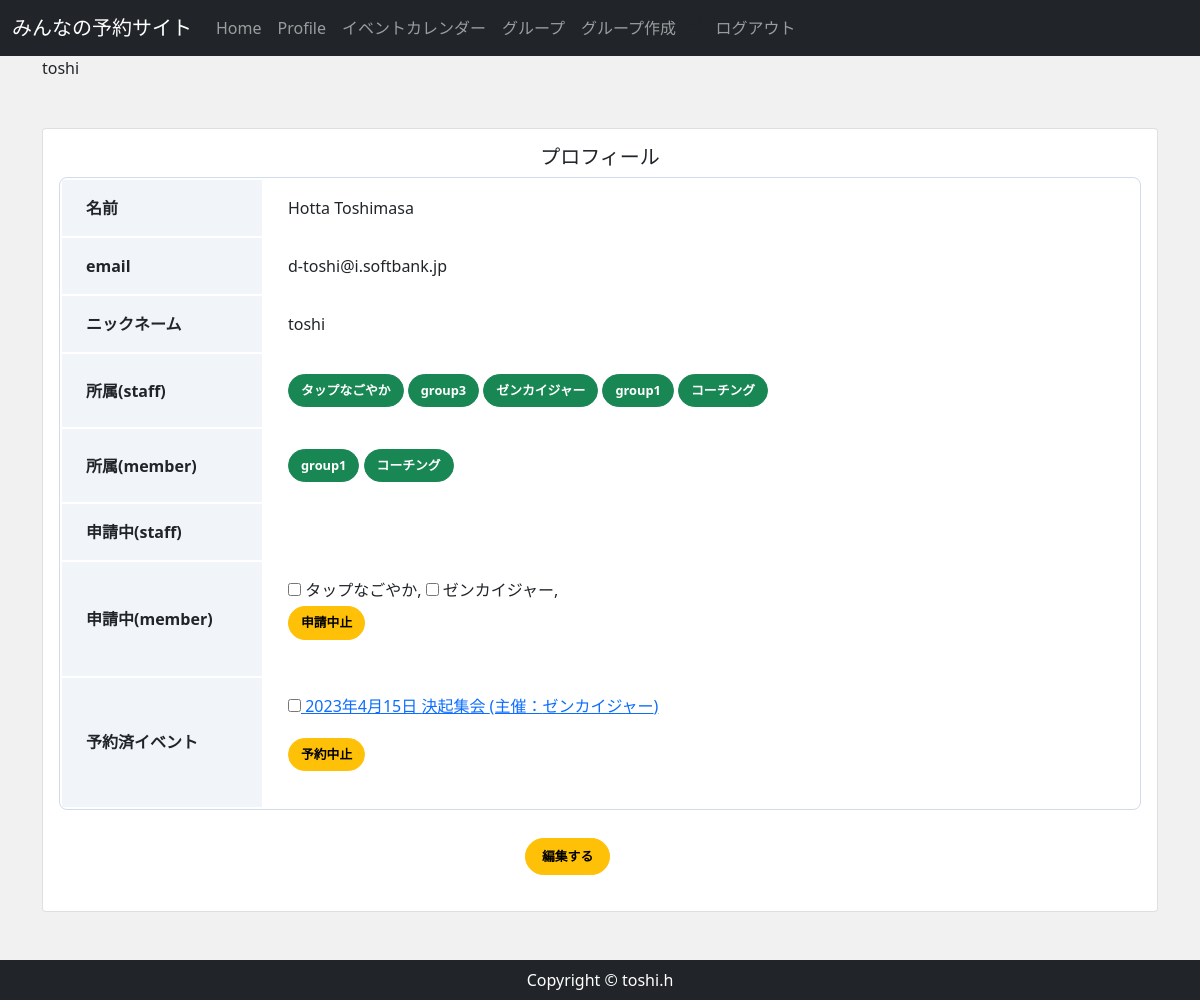
Before: /accounts/profile/1/ (signed in) with the older database file.
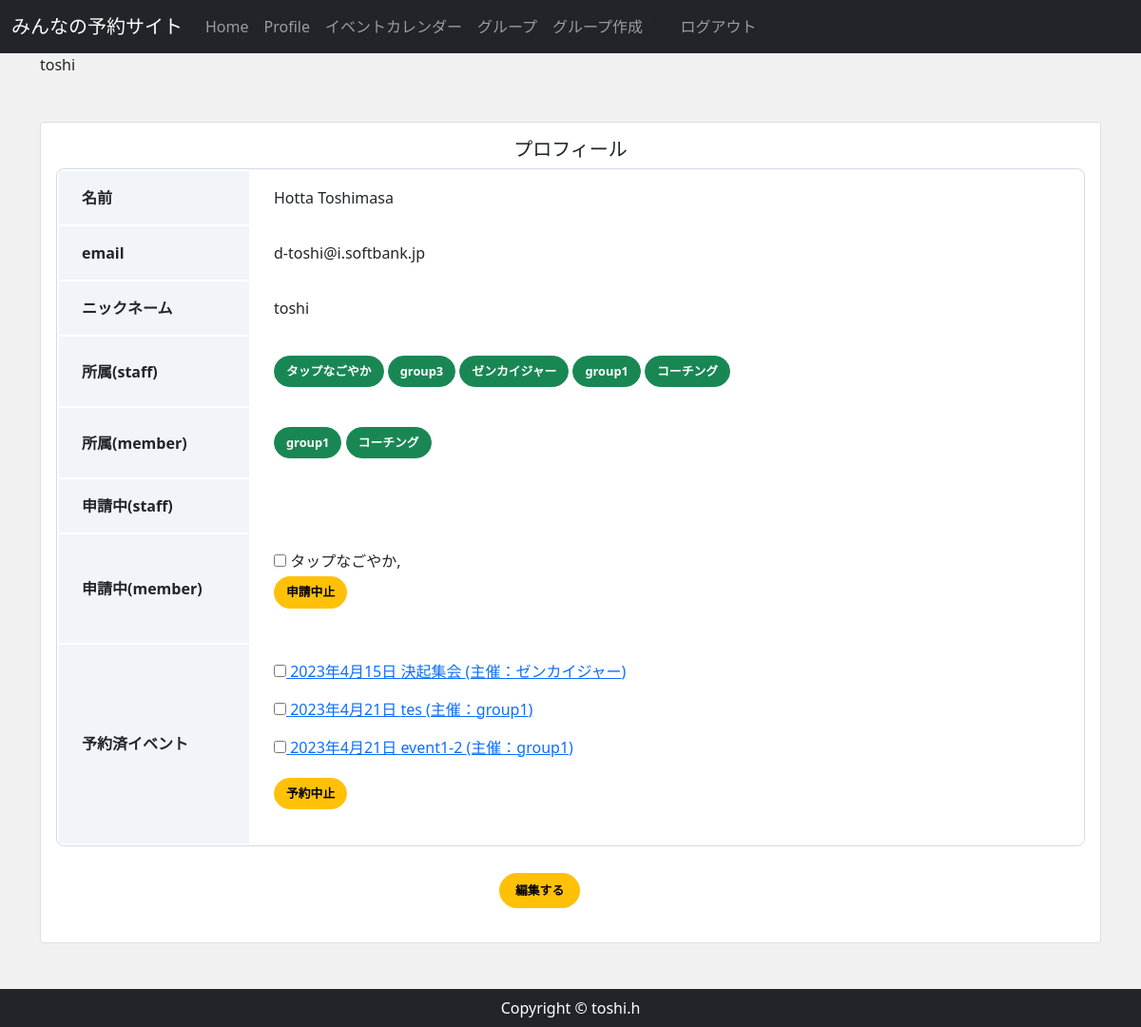
After: the same page with the newer database file.
### accounts/models.py (models this page shows, shortened)
class CustomUser(AbstractBaseUser, PermissionsMixin):
    email = models.EmailField(
        verbose_name='email',
        max_length=255,
        unique=True,
        )
    first_name = models.CharField('名', max_length=150)
    last_name = models.CharField('姓', max_length=150)
    nickname = models.CharField('ニックネーム', max_length=150,  null=True, blank=True)
    active = models.BooleanField(default=True)
    staff = models.BooleanField(default=False) #staffかどうか
    admin = models.BooleanField(default=False)
    objects = UserManager()
    EMAIL_FIELD = 'email'
    USERNAME_FIELD = 'email'
    REQUIRED_FIELDS = []
    def __str__(self):
        return self.email
    @property
    def is_active(self):
        return self.active
    class Meta(AbstractBaseUser.Meta):
        db_table = 'custom_user'

### reservation/models.py (models this page shows)
class ApprovedStaff(models.Model):
    staff = models.ForeignKey(CustomUser,  on_delete=models.CASCADE,)
    group = models.ForeignKey(Group,  on_delete=models.CASCADE, )
    approved = models.BooleanField(default=False)
    class Meta:
        constraints = [
            models.UniqueConstraint(
                fields=["staff", "group"],
                name = "approved_staff_unique",
            ),
        ]

class Group(models.Model):
    group_name = models.CharField(max_length=150)
    group_detail = models.TextField()
    group_owner = models.ForeignKey(
        CustomUser,
        unique=False,
        db_index=True,
        related_name='owner',
        on_delete=models.CASCADE
    )
    def __str__(self):
        return self.group_name

class ApprovedMember(models.Model):
    member = models.ForeignKey(CustomUser,  on_delete=models.CASCADE)
    group = models.ForeignKey(Group,  on_delete=models.CASCADE)
    approved = models.BooleanField(default=False)
    class Meta:
        constraints = [
            models.UniqueConstraint(
                fields=["member", "group"],
                name = "approved_member_unique"
            ),
        ]

class ApplyingMember(models.Model):
    member = models.ForeignKey(CustomUser, on_delete=models.CASCADE, )
    group = models.ForeignKey(Group, on_delete=models.CASCADE,)
    applying = models.BooleanField(default=False)
    class Meta:
        constraints = [
            models.UniqueConstraint(
                fields=["member", "group"],
                name = "appliyng_member_unique"
            ),
        ]

class Join(models.Model):
    join_name = models.ForeignKey(CustomUser, on_delete=models.CASCADE)
    join_event = models.ForeignKey(Event, on_delete=models.CASCADE)
    join = models.BooleanField(default=False)
    class Meta:
        constraints = [
            models.UniqueConstraint(
                fields=["join_name","join_event"],
                name = "join_unique"
            ),
        ]

class Event(models.Model):
    event_title = models.CharField(max_length=150)
    event_detail = models.TextField()
    group = models.ForeignKey(Group,  on_delete=models.CASCADE, related_name="group_event")
    event_date = models.DateField()
    start_time = models.TimeField()
    end_time = models.TimeField()
    def __str__(self):
        return self.event_title

### accounts/views.py (the view, shortened to what this page needs)
# urls.py: path('profile/<int:pk>/', views.ProfileView.as_view(), name='profile'),
class ProfileView(OnlyYouMixin, DetailView):
    model = CustomUser
    template_name = 'account/userprofile.html'
    def get(self, request, *args, **kwargs):
        user_data = CustomUser.objects.get(email=self.request.user)
        group_data_m = ApprovedMember.objects.filter(member=user_data, approved=True)
        group_data_s = ApprovedStaff.objects.filter(staff=user_data, approved=True)
        event_join=Join.objects.filter(join_name=self.request.user, join=True).order_by('join_event__event_date', 'join_event__start_time')
        return render(request, self.template_name,{
            'group_data_m':group_data_m,
            'group_data_s':group_data_s,
            'user_data':user_data,
            'event_join':event_join,
        })

### accounts/views.py (called while the page is built)
    def test_func(self):
        user = self.request.user
        return user.pk == self.kwargs['pk']

### accounts/templates/account/userprofile.html (shortened to what this page needs)
{% extends 'reservation/base.html' %}
{% block content %}
    <div class="card  my-5 mx-auto">
        <div class="card-body">
        <div class="carl-body">
            <h5 class="card-title text-center">プロフィール</h5>
            <table class="profile_table mb-4 ">
                <tbody>
                    <tr>
                        <th class="header">名前</th>
                        <td class="data">{{ user.last_name }} {{ user.first_name }} </td>
                    </tr>
                    <tr>
                        <th class="header">email</th>
                        <td class="data">{{ user.email }}</td>
                    </tr>
                    <tr>
                        <th class="header">ニックネーム</th>
                        <td class="data">{{ user.nickname }}</td>
                    </tr>
                    <tr>
                        <th class="header">所属(staff)</th>
                        <td class="data">
                        {% for group_s in group_data_s %}
                        <a href="{% url 'group_detail_cal' group_s.group.pk  %} " class="btn btn-success my-1">{{ group_s.group }}</a>
                        {% endfor %}
                        </td>
                    </tr>
                    <tr>
                        <th class="header">所属(member)</th>
                        <td class="data">
                        {% for group_m in group_data_m %}
                        <a href="{% url 'group_detail_cal' group_m.group.pk  %} " class="btn btn-success my-1">{{ group_m.group }}</a>
                        {% endfor %}
                        </td>
                    </tr>
                    <tr>
                        <th class="header">申請中(staff)</th>
                        <td class="data">
                        </td>
                    </tr>
                    <tr>
                        <th class="header">申請中(member)</th>
                        <td class="data">
                        <form action="" method="POST">
                        {% for applying_m in user.applyingmember_set.all %}
                        <label><input type="checkbox" name="applying_m_group" value="{{ applying_m.pk }}">
                        {{ applying_m.group }}</label>,
                        {% endfor %}
                        {% if user.applyingmember_set.all %}
                        <p><input type="submit" value="申請中止" class="btn btn-warning my-1"></p>
                        {% endif %}
                        </form>
                        </td>
                    </tr>
                    <tr>
                        <th class="header">予約済イベント</th>
                        <td class="data">
                        <form action="" method="POST">
                        {% for event in event_join %}
                            <p>
                            <label><input type="checkbox" name="event_join" value="{{ event.pk }}"><a href="{% url 'event_detail' event.join_event.pk %}">
                            {{event.join_event.event_date}} {{ event.join_event }} (主催：{{ event.join_event.group }})</a></label>
                            </p>
                        {% endfor %}
                        {% if user.join_set.all %}
                        <p><input type="submit" value="予約中止" class="btn btn-warning my-1"></p>
                        {% endif %}
                        </form>
                        </td>
                    </tr>
                </tbody>
            </table>
            <div class="button my-3 mx-auto">
                <a href="{% url 'userprofile_form' user.pk %}" class="btn btn-lg btn-warning btn-block my-1">編集する</a>
            </div>
        </div>
    </div>
    </div>
{% endblock %}

### reservation/templates/reservation/base.html (shortened to what this page needs)
{% load static %}
<!DOCTYPE html>
<html lang="ja">
<head>
    <link href="https://cdn.jsdelivr.net/npm/bootstrap@5.0.2/dist/css/bootstrap.min.css" rel="stylesheet">
    <link rel="stylesheet" href="{% static 'css/rsv_style.css' %}">
<nav class="navbar navbar-expand-lg bg-body-tertiary navbar-dark bg-dark" >
    <div class="container-fluid">
    <a class="navbar-brand" href="{% url 'home' %}">
    みんなの予約サイト
    </a>
    <div class="collapse navbar-collapse" id="navbarSupportedContent">
        <ul class="navbar-nav ml-auto">
        <li class="nav-item">
            <a class="nav-link" href="{% url 'home' %}">Home </a>
        </li>
        {% if user.is_authenticated %}
            <li class="nav-item">
                <a class="nav-link" href="{% url 'userprofile' user.pk %}">Profile</a>
            </li>
            <li class="nav-item">
                <a class="nav-link" href="{% url 'gp_event_cal' %}">イベントカレンダー </a>
            </li>
            <li class="nav-item">
                <a class="nav-link" href="{% url 'group' %}">グループ </a>
            </li>
            <li class="nav-item">
                <a class="nav-link" href="{% url 'group_new' %}">グループ作成 </a>
            </li>
            <li>
            <p>\t\t</p>
            </li>
            <li class="nav-item">
                <a class="nav-link" href="{% url 'account_logout' %}">ログアウト </a>
            </li>
        {% endif %}
        </ul>
    </div>
    </nav>
    <main>
        <div class="container">
            <p >{{user.nickname}}</p>
            {% block content %}
            {% endblock %}
        </div>
    </main>
    <footer class="py-2 bg-dark">
        <p class="m-0 text-center text-white">Copyright &copy; toshi.h</p>
    </footer>
</body>
</html>

### reservation/static/css/rsv_style.css (style rules this page uses)
* { margin: 0; padding: 0; box-sizing: border-box; }
main { flex: 1; }
.button { width: 150px; }
.btn { font-size: 80%; border-radius: 5rem; font-weight: bold; }
.profile_table { width: 100%; border: 1px solid #d1dbeb; border-radius: 8px; border-collapse: separate; overflow: hidden; }
.profile_table .header { width: 200px; padding: 16px 24px; text-align: left; background: #f1f5fa; }
.profile_table .data { padding: 16px 24px; }

Changed rows visible on the page:
removed ApplyingMember: group "ゼンカイジャー"
added Join: join_event.event_date "2023年4月21日", join_event "tes", join_event.group "group1"
added Join: join_event.event_date "2023年4月21日", join_event "event1-2", join_event.group "group1"
